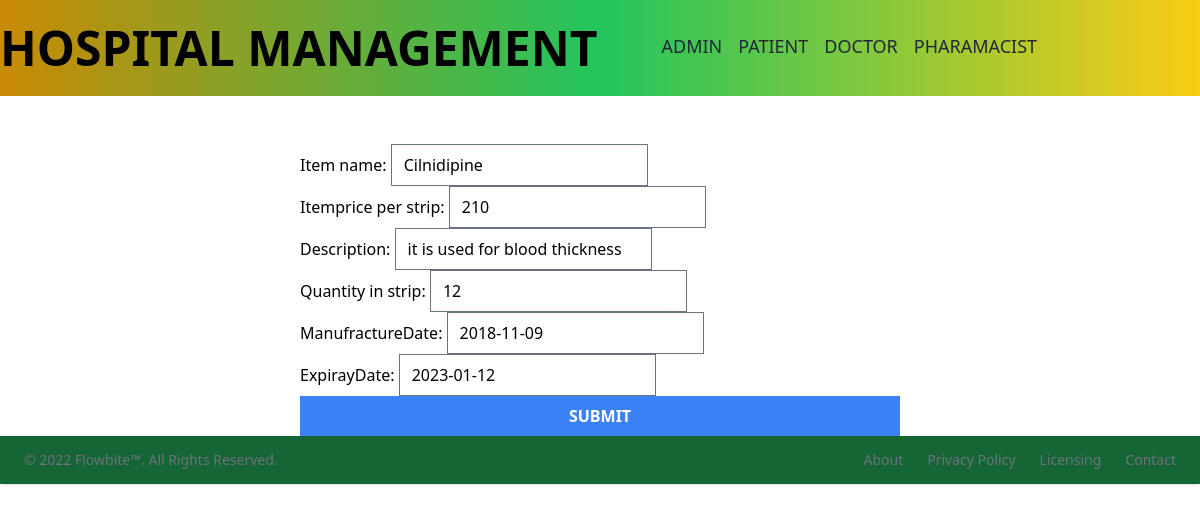
Screenshot of /accounts/pharmacistdashboard/update/2/ with the database file from the repository.
### accounts/models.py (models this page shows, shortened)
class Medicine(models.Model):
    item_name = models.CharField(max_length=100)
    itemprice_per_strip = models.PositiveIntegerField(null=True)
    description = models.CharField(max_length=200)
    quantity_in_strip = models.PositiveIntegerField(null=True)
    manufractureDate=models.DateField()
    expirayDate =models.DateField()

### accounts/views.py (the view)
# urls.py: path('pharmacistdashboard/update/<int:pk>/',views.ProductUpdateView.as_view(), name='Update_Product'),
class ProductUpdateView(UpdateView):
    model = models.Medicine
    fields = ['item_name','itemprice_per_strip','description','quantity_in_strip','manufractureDate','expirayDate']
    template_name = 'accounts/update_medicine.html'
    success_url = reverse_lazy('accounts:pharmacist-dashboard')

### accounts/templates/accounts/update_medicine.html (shortened to what this page needs)
{% extends "accounts/base.html" %} {% load tailwind_filters %}
 {% block content %}
<div class="flex justify-center mt-12" >
  <form method="post" class="w-1/2">
      {{ form|crispy }}
    <button type="submit" class="bg-blue-500 hover:bg-blue-700 text-white font-bold py-2 px-4 w-full">SUBMIT</button>
  </form>
</div>
{% endblock %}

### rows the page displays
Medicine: item_name "Cilnidipine", itemprice_per_strip "210", description "it is used for blood thickness", quantity_in_strip "12", manufractureDate "2018-11-09", expirayDate "2023-01-12"
